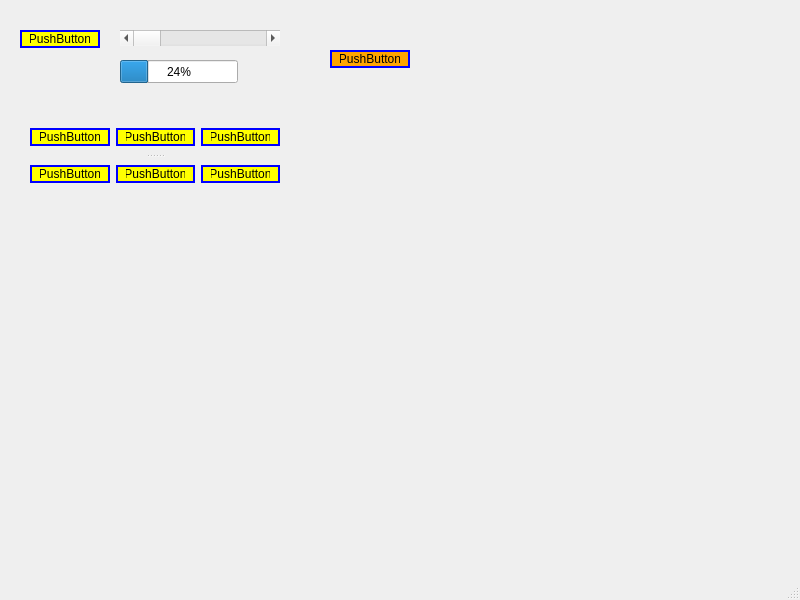
<?xml version="1.0" encoding="UTF-8"?>
<ui version="4.0">
 <class>MainWindow</class>
 <widget class="QMainWindow" name="MainWindow">
  <property name="geometry">
   <rect>
    <x>0</x>
    <y>0</y>
    <width>800</width>
    <height>600</height>
   </rect>
  </property>
  <property name="windowTitle">
   <string>MainWindow</string>
  </property>
  <property name="styleSheet">
   <string notr="true">QPushButton {
border: 2px solid blue;
border-radius: 10px;
padding: 0 8px;
background: yellow;


}</string>
  </property>
  <widget class="QWidget" name="centralwidget">
   <widget class="QPushButton" name="pushButton">
    <property name="geometry">
     <rect>
      <x>20</x>
      <y>30</y>
      <width>80</width>
      <height>18</height>
     </rect>
    </property>
    <property name="text">
     <string>PushButton</string>
    </property>
   </widget>
   <widget class="QScrollBar" name="horizontalScrollBar">
    <property name="geometry">
     <rect>
      <x>120</x>
      <y>30</y>
      <width>160</width>
      <height>16</height>
     </rect>
    </property>
    <property name="orientation">
     <enum>Qt::Horizontal</enum>
    </property>
   </widget>
   <widget class="QProgressBar" name="progressBar">
    <property name="geometry">
     <rect>
      <x>120</x>
      <y>60</y>
      <width>118</width>
      <height>23</height>
     </rect>
    </property>
    <property name="value">
     <number>24</number>
    </property>
   </widget>
   <widget class="QPushButton" name="pushButton_8">
    <property name="geometry">
     <rect>
      <x>330</x>
      <y>50</y>
      <width>80</width>
      <height>18</height>
     </rect>
    </property>
    <property name="styleSheet">
     <string notr="true">QPushButton{
Background: orange;

}</string>
    </property>
    <property name="text">
     <string>PushButton</string>
    </property>
   </widget>
   <widget class="QSplitter" name="splitter">
    <property name="geometry">
     <rect>
      <x>30</x>
      <y>120</y>
      <width>250</width>
      <height>71</height>
     </rect>
    </property>
    <property name="orientation">
     <enum>Qt::Vertical</enum>
    </property>
    <widget class="QWidget" name="">
     <layout class="QHBoxLayout" name="horizontalLayout">
      <item>
       <widget class="QPushButton" name="pushButton_3">
        <property name="text">
         <string>PushButton</string>
        </property>
       </widget>
      </item>
      <item>
       <widget class="QPushButton" name="pushButton_4">
        <property name="text">
         <string>PushButton</string>
        </property>
       </widget>
      </item>
      <item>
       <widget class="QPushButton" name="pushButton_2">
        <property name="text">
         <string>PushButton</string>
        </property>
       </widget>
      </item>
     </layout>
    </widget>
    <widget class="QWidget" name="">
     <layout class="QHBoxLayout" name="horizontalLayout_2">
      <item>
       <widget class="QPushButton" name="pushButton_5">
        <property name="text">
         <string>PushButton</string>
        </property>
       </widget>
      </item>
      <item>
       <widget class="QPushButton" name="pushButton_6">
        <property name="text">
         <string>PushButton</string>
        </property>
       </widget>
      </item>
      <item>
       <widget class="QPushButton" name="pushButton_7">
        <property name="text">
         <string>PushButton</string>
        </property>
       </widget>
      </item>
     </layout>
    </widget>
   </widget>
  </widget>
  <widget class="QMenuBar" name="menubar">
   <property name="geometry">
    <rect>
     <x>0</x>
     <y>0</y>
     <width>800</width>
     <height>17</height>
    </rect>
   </property>
  </widget>
  <widget class="QStatusBar" name="statusbar"/>
 </widget>
 <resources/>
 <connections>
  <connection>
   <sender>pushButton</sender>
   <signal>clicked()</signal>
   <receiver>MainWindow</receiver>
   <slot>close()</slot>
   <hints>
    <hint type="sourcelabel">
     <x>52</x>
     <y>57</y>
    </hint>
    <hint type="destinationlabel">
     <x>64</x>
     <y>101</y>
    </hint>
   </hints>
  </connection>
  <connection>
   <sender>horizontalScrollBar</sender>
   <signal>valueChanged(int)</signal>
   <receiver>progressBar</receiver>
   <slot>setValue(int)</slot>
   <hints>
    <hint type="sourcelabel">
     <x>146</x>
     <y>55</y>
    </hint>
    <hint type="destinationlabel">
     <x>157</x>
     <y>84</y>
    </hint>
   </hints>
  </connection>
 </connections>
</ui>
